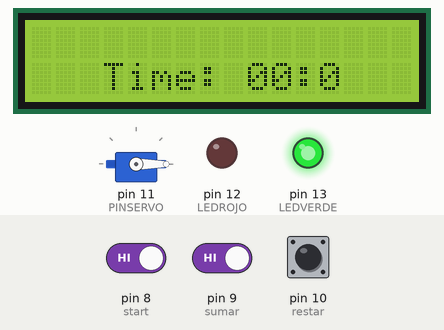
Bench run of a sketch on a simulated Arduino Uno, built with avr-gcc and run on an emulated ATmega328P. Parts: 16×2 character LCD, servo, output pins drawn as LEDs (lit = HIGH). Inputs (shaded band) come from the test bench; at power-on: pin 8 (start) HIGH, pin 9 (sumar) HIGH, pin 10 (restar) HIGH.

Above: at 1.2 s.
1.3 s: pin 8 (start) driven LOW and pin 9 (sumar) driven LOW
At 2.9 s:
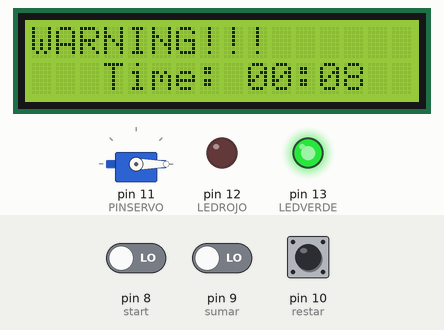
5.7 s: pin 9 (sumar) driven HIGH
At 7.3 s:
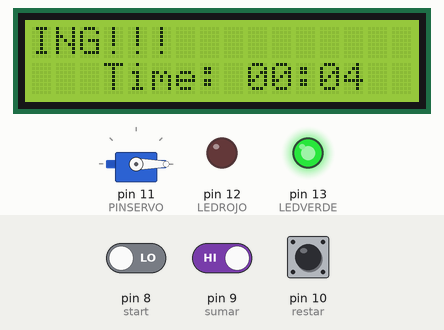
10.1 s: pin 8 (start) driven HIGH
At 14.4 s:
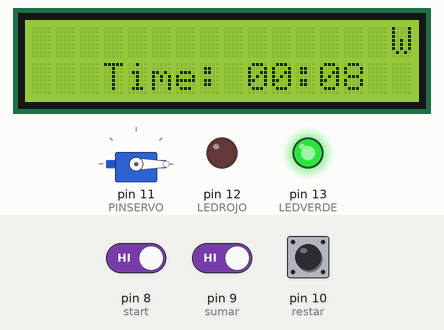
14.5 s: pin 8 (start) driven LOW
18.9 s: pin 9 (sumar) driven LOW
23.3 s: pin 9 (sumar) driven HIGH
At 23.58 s:
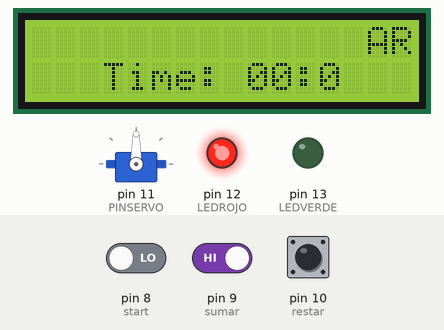
Timing chart, 0 to 26.3 s (numbered marks = the images above; inputs shaded):
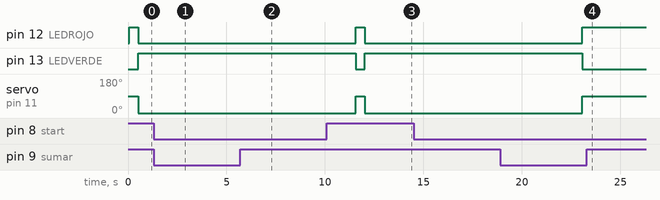

The sketch:

Proyecto.1.LCD.ino
```cpp
#include <LiquidCrystal.h>
#include <Servo.h>
LiquidCrystal lcd(7,6,5,4,3,2);

char * mensaje1 = "WARNING!!!                WARNING!!!";
char * mensaje2 = "                ARE YOU READY FOR THE ROUND 2?!!                ";//mismo tamano ambos mensajes

const int sumar = 9;///
const int restar = 10;///
const int start = 8;///

unsigned long segundos = 0; // Tiempo inicial en segundos///
unsigned long minutos = 0; // Tiempo inicial en minutos///
boolean readyGo = false;///

int LEDVERDE = 13;  //Codigo de los Led's
int LEDROJO = 12;

Servo motor;    //Codigo del motor
int posicion = 0;
int PINSERVO = 11;

void setup()
{
  lcd.begin (16, 2);
  pinMode(sumar, INPUT_PULLUP);///
  pinMode(restar, INPUT_PULLUP);///
  pinMode(start, INPUT_PULLUP);///
  pinMode(LEDVERDE, OUTPUT);    //Codigo de los Led's
  pinMode(LEDROJO, OUTPUT);
  motor.attach (PINSERVO);    //codigo del motor
}

long intervalo = 150;
long tiempoAntes = millis();

int i = 0;
void loop()
{

  long tiempoDespues = millis();                  //se le asigna a tiempoDespues el valor de millis
  long a = (segundos);                    //se aprobecha este recurso para darle a "s" los segundos
  long b = (minutos);                     //se aprobecha este recurso para darle a "m" los segundos
  lcd.setCursor(3, 1);                    //colocar el cursor en la columna 3 para escribir desde ahi en adelante


  if(minutos <= 0 && segundos <= 0){
  lcd.print("Time: 00:00");
  }
  else if(minutos <= 9 && segundos > 9){
    lcd.print("Time: 0" + String(b) +":"+ String(a));
  }
  else if(minutos <= 9 && segundos <= 9){
    lcd.print("Time: 0" + String(b) +":0"+ String(a));
  }
  else if(minutos > 9 && segundos <= 9){
    lcd.print("Time: " + String(b) +":0"+ String(a));
  }
  else if(minutos > 9 && segundos > 9){
    lcd.print("Time: " + String(b) +":"+ String(a));
  }


  if (!readyGo){     ////
    digitalWrite(LEDROJO, HIGH);   //Codigo de los Led's
    digitalWrite(LEDVERDE, LOW);
    motor.write(90);        //Codigo del motor
    if(digitalRead(sumar) == HIGH) {
    segundos += 10;
    lcd.setCursor(3, 1);                           //colocar el cursor en la columna 4 para escribir desde ahi en adelante
    lcd.print("                   ");
    }

    if (digitalRead(restar) == HIGH){
      if(a >= 10) {
        segundos -= 10;
        lcd.setCursor(3, 1);                           //colocar el cursor en la columna 4 para escribir desde ahi en adelante
        lcd.print("                   ");
        delay(200);
      }
    }

    lcd.setCursor(3, 1);
    if(minutos <= 9 && segundos > 9){
    lcd.print("Time: 0" + String(b) +":"+ String(a));
    }
    else if(minutos <= 9 && segundos <= 9){
    lcd.print("Time: 0" + String(b) +":0"+ String(a));
    }
    else if(minutos > 9 && segundos <= 9){
    lcd.print("Time: " + String(b) +":0"+ String(a));
    }
    else if(minutos > 9 && segundos > 9){
    lcd.print("Time: " + String(b) +":"+ String(a));
    }

    if (digitalRead(start) == HIGH){
      readyGo = true;
      delay(250);
    }

    if (segundos >= 51){
      segundos = 0;
      minutos += 1;
    }

    if (minutos >= 5 && segundos == 10){
      minutos = 0;
      segundos = 0;
    }

    if (digitalRead(restar) == HIGH && minutos >= 1 && segundos == 0){
      segundos = 50;
      minutos -= 1;
    }
      delay(200);
  }

  if (readyGo){                                               // empezando temporizador
    digitalWrite(LEDROJO, LOW);   //Codigo de los Led's
    digitalWrite(LEDVERDE, HIGH);
    lcd.setCursor(0, 0);                           //colocar el cursor en en la segunda fila
    motor.write(0);        //Codigo del motor

    if(segundos > 0){
      segundos--;
    }
    else if (minutos > 0){
      minutos--;
      segundos = 59;
    }
    else {
      readyGo = false;
    }
    delay(1000);
  }


  if(!readyGo){                                     //primera frase sin estar activado
    lcd.setCursor(0, 0);                           //colocar el cursor en en la segunda fila
    if(tiempoDespues - tiempoAntes>= intervalo){
      for (int j = i; j <= i+15; j++)               // recorrer los primerso 16 caracters en la linea para ser impresos
      {                                             //
        lcd.print(mensaje2[j]);                     //imprimir los 16 caracteres segun el bucle for
      }


      i++;                                          //incrementar i
      tiempoAntes = tiempoDespues;                  //actualizar el tiempo
    }
    if (i >= strlen(mensaje2) - 16){
      i = 0;                                        //cuando "i" tenga el mismo largo del mensaje menos 16, hacer "i" igual a 0 para repetir el mensaje
    }
  }

  if(readyGo){                                          //Segunda frase estando activado
    lcd.setCursor(0, 0);                           //colocar el cursor en en la segunda fila
    if(tiempoDespues - tiempoAntes>= intervalo){
      for (int j = i; j <= i+15; j++)               // recorrer los primerso 16 caracters en la linea para ser impresos
      {                                             //
        lcd.print(mensaje1[j]);                     //imprimir los 16 caracteres segun el bucle for
      }


      i++;                                          //incrementar i
      tiempoAntes = tiempoDespues;                  //actualizar el tiempo
    }
    if (i >= strlen(mensaje1) - 16){
      i = 0;                                        //cuando "i" tenga el mismo largo del mensaje menos 16, hacer "i" igual a 0 para repetir el mensaje
    }
  }
}
  //las pantallas no soportan mas de 20 caracteres
```

Measured:
- what the display in image 1 shows lasts 1.0 s, from 2.5 s to 3.5 s
